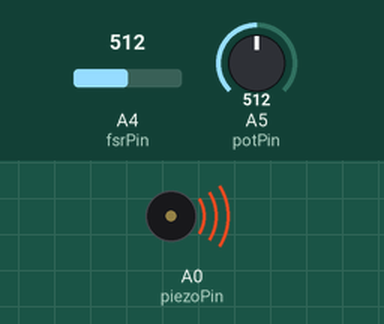
Recording of a sketch running on a simulated Arduino Uno, built with avr-gcc and run on an emulated ATmega328P. On the bench: buzzer (waves = sounding). Inputs (shaded band) come from the test bench; at power-on: A4 (fsrPin) = 512, A5 (potPin) = 512.

Above: at 1.2 s.
1.3 s: A4 (fsrPin) set to 683
4.2 s: A4 (fsrPin) set to 708
At 6.9 s:
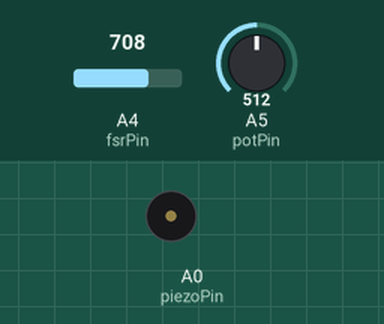
Timing chart, 0 to 13.2 s (numbered marks = the images above; inputs shaded):
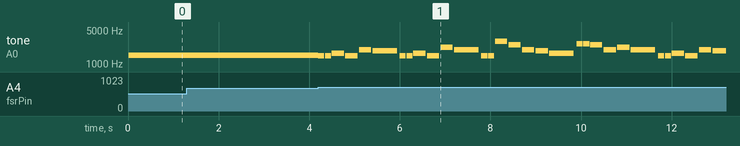

The sketch:

sesameBirthday.ino
```cpp
#include <Arduino.h>
#include "pitches.h"
#include <math.h>

// Hardware pins
const int piezoPin = A0;   // Output for tone()
const int potPin   = A5;   // Potentiometer input
const int fsrPin   = A4;   // FSR trigger input

// Potentiometer → frequency mapping
const int F_MIN = 0;
const int F_MAX = 6000;

// EMA smoothing for the potentiometer
float ema = 0.0f;
const float alpha = 0.2f;   // 0.0 to 1.0

int lastFreq = 0;
unsigned long lastUpdate = 0;

// FSR trigger
int FSR_THRESHOLD = 700;          // Adjust depending on your FSR sensitivity
unsigned long triggerCooldownMs = 1000;
unsigned long lastTriggerTime = 0;

// State machine
enum State { LIVE, PLAYING };
State state = LIVE;

// "Happy Birthday" melody (base key centered around G4)
const int melody[] = {
  NOTE_G4, NOTE_G4, NOTE_A4, NOTE_G4, NOTE_C5, NOTE_B4,
  NOTE_G4, NOTE_G4, NOTE_A4, NOTE_G4, NOTE_D5, NOTE_C5,
  NOTE_G4, NOTE_G4, NOTE_G5, NOTE_E5, NOTE_C5, NOTE_B4, NOTE_A4,
  NOTE_F5, NOTE_F5, NOTE_E5, NOTE_C5, NOTE_D5, NOTE_C5
};

// Note durations: 4 = quarter note, 8 = eighth note, etc.
const int noteDurations[] = {
  8, 8, 4, 4, 4, 2,
  8, 8, 4, 4, 4, 2,
  8, 8, 4, 4, 4, 4, 2,
  8, 8, 4, 4, 4, 2
};

const int MELODY_LEN = sizeof(melody) / sizeof(melody[0]);

// Utility: calculate frequency multiplier for transposing semitones
inline float semitoneFactor(int semitones) {
  return powf(2.0f, semitones / 12.0f);
}

// Play "Happy Birthday" transposed based on target frequency
void playHappyBirthdayTransposed(int targetFreq) {
  const float anchor = NOTE_G4; // 392 Hz
  int semis = (int)roundf(12.0f * (logf(targetFreq / anchor) / logf(2.0f)));
  float k = semitoneFactor(semis);

  const int quarterMs = 300;

  for (int i = 0; i < MELODY_LEN; i++) {
    int baseHz = melody[i];
    if (baseHz <= 0) {
      noTone(piezoPin);
      delay(quarterMs);
      continue;
    }
    int hz = (int)roundf(baseHz * k);
    hz = constrain(hz, 50, 7000);

    int duration = quarterMs * 4 / noteDurations[i];
    tone(piezoPin, hz, (int)(duration * 0.90f));
    delay(duration);
  }
}

void setup() {
  ema = analogRead(potPin); // Initialize EMA with current pot reading
  noTone(piezoPin);         // Start silent
  // Serial.begin(115200);   // Optional for debugging
}

void loop() {
  if (state == LIVE) {
    // Read and smooth the potentiometer
    if (millis() - lastUpdate >= 15) {
      lastUpdate = millis();

      int raw = analogRead(potPin);         // 0 to 1023
      ema = alpha * raw + (1.0f - alpha) * ema;

      // Normalize to 0.0 to 1.0
      float norm = ema / 1023.0f;
      norm = constrain(norm, 0.0f, 1.0f);

      // Optional curve for finer control near low end
      // Use a squared curve for smoother low range response
      float ratio = norm * norm;

      // Map to frequency
      int freq = (int)roundf(F_MIN + ratio * (F_MAX - F_MIN));

      // Silence when the potentiometer is at minimum or near it
      // Deadband avoids tiny residual tones at very low values
      const int silentDeadbandFreq = 20; // Hz
      if (ratio <= 0.001f || freq <= silentDeadbandFreq) {
        if (lastFreq != 0) {
          noTone(piezoPin);
          lastFreq = 0;
        }
      } else {
        if (abs(freq - lastFreq) >= 3) {
          tone(piezoPin, freq);
          lastFreq = freq;
        }
      }
    }

    // FSR trigger detection
    int fsr = analogRead(fsrPin);
    unsigned long now = millis();
    if (fsr >= FSR_THRESHOLD && (now - lastTriggerTime) > triggerCooldownMs) {
      lastTriggerTime = now;

      // Store current frequency as resonance point
      int f_res = lastFreq;
      if (f_res < 80) {
        // If currently silent or too low, choose a safe default anchor
        f_res = NOTE_G4; // 392 Hz
      }

      noTone(piezoPin);
      state = PLAYING;

      // Play transposed melody
      playHappyBirthdayTransposed(f_res);

      // Resume continuous tone after playback if lastFreq was audible
      if (lastFreq > 20) {
        tone(piezoPin, lastFreq);
      } else {
        noTone(piezoPin);
        lastFreq = 0;
      }
      state = LIVE;
    }

  } else {
    // PLAYING state
  }
}
```

Measured:
- the behaviour switches between 699 and 700 on A4 (fsrPin) (found by bisection; images 0 and 1)
- after the input at 1.3 s, every drawn part: stays the same
- after the input at 4.2 s, tone on A0 (piezoPin): plays 1480 Hz for 0.14 s, 1480 Hz for 0.14 s, 1661 Hz for 0.27 s, 1480 Hz for 0.27 s, 1975 Hz for 0.27 s, 1865 Hz for 0.54 s … (31 notes in this stretch), starting at once
